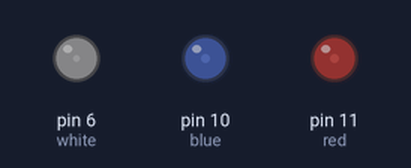
Recording of a sketch running on a simulated Arduino Uno, built with avr-gcc and run on an emulated ATmega328P. Parts: output pins drawn as LEDs (lit = HIGH).

Above: at 0.05 s.
At 8.3 s:
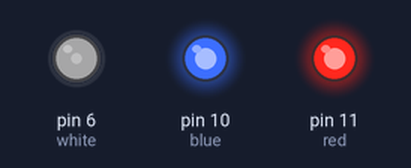
At 8.5 s:
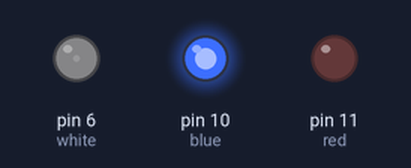
At 9.8 s:
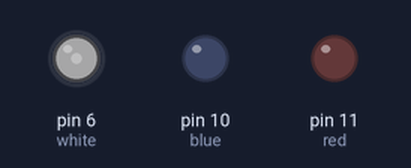
At 10.4 s:
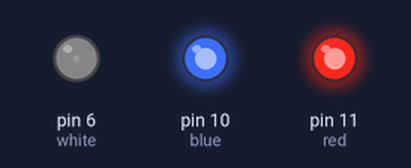
At 11.9 s:
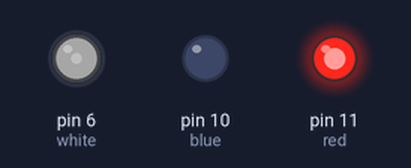
Timing chart, 0 to 15.5 s (numbered marks = the images above):
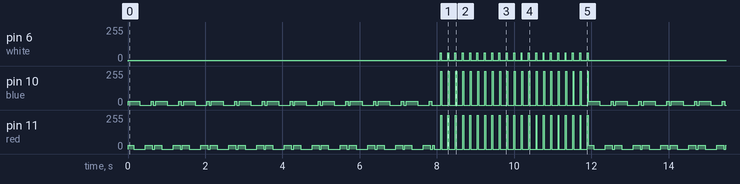

The sketch:

police.ino
```cpp
/*
  This is a play on the original Blink. But creates a police siren using 3 leds.

  Pin setup
=====================================

  Pin6 - White LED
  Pin11 - Red LED
  Pin10 - Blue LED
 */

// PINS
int white = 6;
int red = 11;
int blue = 10;

// RATES
int rate = 30;
int rateSlow = 150;
int rateStrobe = 8;

// PWM Brightness
int bright = 255;
int light = 30;
int off = 0;

void start() {
  analogWrite(white, light / 4);
  analogWrite(red, light);
  analogWrite(blue, light);
}


void fast() {
  analogWrite(blue, light);
  delay(rate);
  analogWrite(red, off);
  delay(rate);
  analogWrite(blue, off);
  delay(rate);
  analogWrite(red, light);
  delay(rate);
}


void slow() {
  analogWrite(blue, light);
  delay(rateSlow);
  analogWrite(red, off);
  delay(rateSlow);
  analogWrite(blue, off);
  delay(rateSlow);
  analogWrite(red, light);
  delay(rateSlow);
}


void normal(int count = 1) {
  for (int i=0; i <= count; i++){
      slow();
      fast();
   }
}


void strobe(int count = 1) {
  for (int i=0; i <= count; i++){
      analogWrite(white, light / 4);
      delay(rateStrobe);
      analogWrite(red, off);
      delay(rateStrobe);
      analogWrite(blue, off);
      delay(rateSlow);
      analogWrite(white, bright / 4);
      delay(rateStrobe);
      analogWrite(red, bright);
      delay(rateStrobe);
      analogWrite(blue, bright);
      delay(rateStrobe);
   }
}


// INI
void setup() {
  pinMode(blue, OUTPUT);
  pinMode(red, OUTPUT);
  pinMode(white, OUTPUT);
}


// THE LOOP
void loop() {

  // Reset
  start();

  // Normal, fast -> slow operation
  normal(10);

  // Strobe
  strobe(20);
}
```

Measured:
- by itself, pin 6 (white): moves between 7/255 and 63/255, repeating every 11.9 s
- by itself, pin 10 (blue), pin 11 (red): moves between 0/255 and 255/255, repeating every 11.9 s
